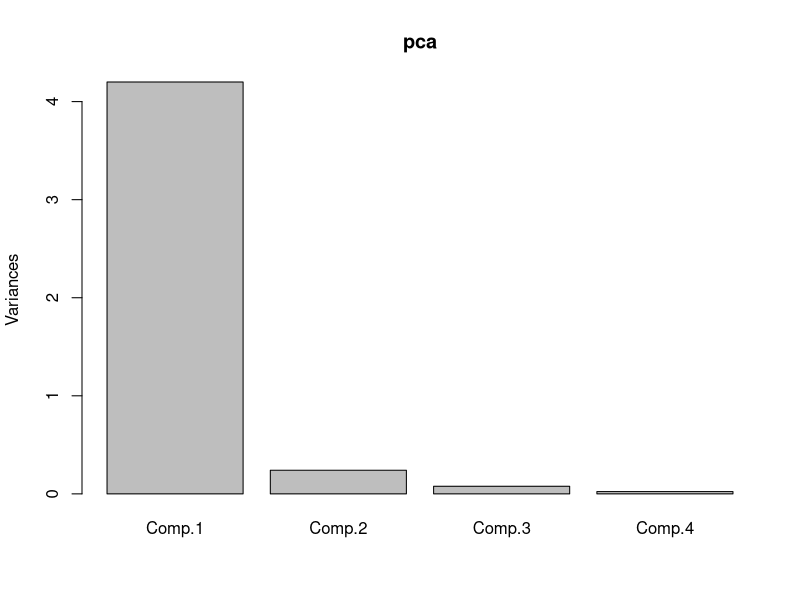
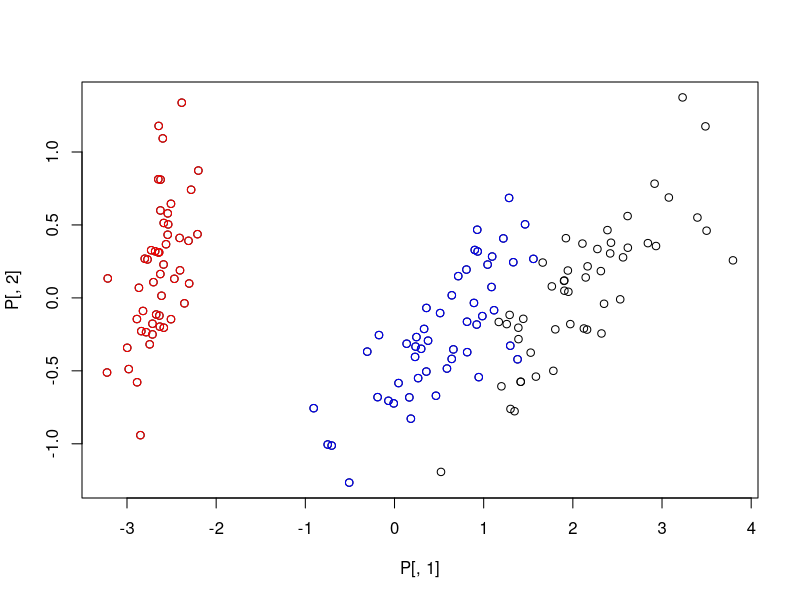

Recreate these plots in R, in order.
data (iris);
 iris;
 X = iris [ , 1:4];
 
pca = princomp (X, center=TRUE);
pca;
x11();
plot (pca); # screeplot
 loadings(pca);      # matrix of eigenvectors
 summary (pca); # check proportion of variance
 P=pca$scores;     # projection of X onto eigenvectors
 plot (P[ ,1], P[ ,2]);
 points (P [1:50, 1], P[1:50,2], col="red");
 points (P [51:100, 1], P[51:100,2], col="blue");
 x11();